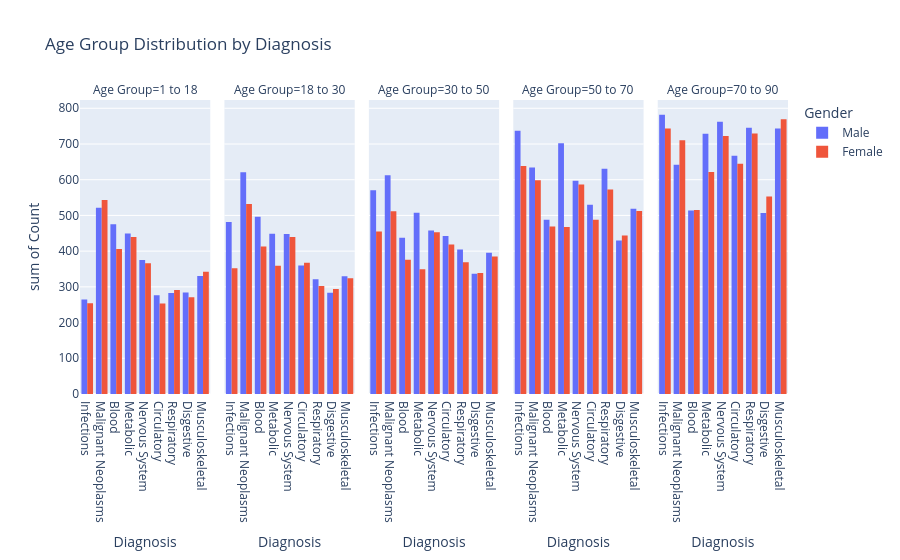

Notebook code cell kept with this figure:
### Code cell
selected_diseases = ['Infections', 'Malignant Neoplasms', 'Blood', 'Respiratory', 'Disgestive', 
                     'Musculoskeletal', 'Nervous System', 'Metabolic', 'Circulatory']
df_male_filtered = df_male[df_male['Diagnosis'].isin(selected_diseases)]
df_female_filtered = df_female[df_female['Diagnosis'].isin(selected_diseases)]



df_male_melted = pd.melt(df_male_filtered, id_vars=['Diagnosis'], value_vars=['1 to 18', '18 to 30', '30 to 50', '50 to 70', '70 to 90'], 
                         var_name='Age Group', value_name='Count')

df_female_melted = pd.melt(df_female_filtered, id_vars=['Diagnosis'], value_vars=['1 to 18', '18 to 30', '30 to 50', '50 to 70', '70 to 90'], 
                           var_name='Age Group', value_name='Count')

df_combined = pd.concat([df_male_melted.assign(Gender='Male'), df_female_melted.assign(Gender='Female')])


fig = px.histogram(df_combined, x='Diagnosis', y='Count', color='Gender', 
                   facet_col='Age Group', barmode='group',
                   title="Age Group Distribution by Diagnosis")

fig.show()

### Figure 1 — Plotly figure (JSON) as saved in the notebook; plotly's stock layout.template omitted (floating-point values rounded to 4 significant figures; data arrays with more than 128 entries replaced by an {"elided": "..."} marker saying what was removed)
{"data": [{"alignmentgroup": "True", "bingroup": "x", "histfunc": "sum", "hovertemplate": "Gender=Male<br>Age Group=1 to 18<br>Diagnosis=%{x}<br>sum of Count=%{y}<extra></extra>", "legendgroup": "Male", "marker": {"color": "#636efa", "pattern": {"shape": ""}}, "name": "Male", "offsetgroup": "Male", "orientation": "v", "showlegend": true, "type": "histogram", "x": {"elided": "720 str values"}, "xaxis": "x", "y": {"elided": "720 float values"}, "yaxis": "y"}, {"alignmentgroup": "True", "bingroup": "x", "histfunc": "sum", "hovertemplate": "Gender=Male<br>Age Group=18 to 30<br>Diagnosis=%{x}<br>sum of Count=%{y}<extra></extra>", "legendgroup": "Male", "marker": {"color": "#636efa", "pattern": {"shape": ""}}, "name": "Male", "offsetgroup": "Male", "orientation": "v", "showlegend": false, "type": "histogram", "x": {"elided": "720 str values"}, "xaxis": "x2", "y": {"elided": "720 float values"}, "yaxis": "y2"}, {"alignmentgroup": "True", "bingroup": "x", "histfunc": "sum", "hovertemplate": "Gender=Male<br>Age Group=30 to 50<br>Diagnosis=%{x}<br>sum of Count=%{y}<extra></extra>", "legendgroup": "Male", "marker": {"color": "#636efa", "pattern": {"shape": ""}}, "name": "Male", "offsetgroup": "Male", "orientation": "v", "showlegend": false, "type": "histogram", "x": {"elided": "720 str values"}, "xaxis": "x3", "y": {"elided": "720 float values"}, "yaxis": "y3"}, {"alignmentgroup": "True", "bingroup": "x", "histfunc": "sum", "hovertemplate": "Gender=Male<br>Age Group=50 to 70<br>Diagnosis=%{x}<br>sum of Count=%{y}<extra></extra>", "legendgroup": "Male", "marker": {"color": "#636efa", "pattern": {"shape": ""}}, "name": "Male", "offsetgroup": "Male", "orientation": "v", "showlegend": false, "type": "histogram", "x": {"elided": "720 str values"}, "xaxis": "x4", "y": {"elided": "720 float values"}, "yaxis": "y4"}, {"alignmentgroup": "True", "bingroup": "x", "histfunc": "sum", "hovertemplate": "Gender=Male<br>Age Group=70 to 90<br>Diagnosis=%{x}<br>sum of Count=%{y}<extra></extra>", "legendgroup": "Male", "marker": {"color": "#636efa", "pattern": {"shape": ""}}, "name": "Male", "offsetgroup": "Male", "orientation": "v", "showlegend": false, "type": "histogram", "x": {"elided": "720 str values"}, "xaxis": "x5", "y": {"elided": "720 float values"}, "yaxis": "y5"}, {"alignmentgroup": "True", "bingroup": "x", "histfunc": "sum", "hovertemplate": "Gender=Female<br>Age Group=1 to 18<br>Diagnosis=%{x}<br>sum of Count=%{y}<extra></extra>", "legendgroup": "Female", "marker": {"color": "#EF553B", "pattern": {"shape": ""}}, "name": "Female", "offsetgroup": "Female", "orientation": "v", "showlegend": true, "type": "histogram", "x": {"elided": "720 str values"}, "xaxis": "x", "y": {"elided": "720 float values"}, "yaxis": "y"}, {"alignmentgroup": "True", "bingroup": "x", "histfunc": "sum", "hovertemplate": "Gender=Female<br>Age Group=18 to 30<br>Diagnosis=%{x}<br>sum of Count=%{y}<extra></extra>", "legendgroup": "Female", "marker": {"color": "#EF553B", "pattern": {"shape": ""}}, "name": "Female", "offsetgroup": "Female", "orientation": "v", "showlegend": false, "type": "histogram", "x": {"elided": "720 str values"}, "xaxis": "x2", "y": {"elided": "720 float values"}, "yaxis": "y2"}, {"alignmentgroup": "True", "bingroup": "x", "histfunc": "sum", "hovertemplate": "Gender=Female<br>Age Group=30 to 50<br>Diagnosis=%{x}<br>sum of Count=%{y}<extra></extra>", "legendgroup": "Female", "marker": {"color": "#EF553B", "pattern": {"shape": ""}}, "name": "Female", "offsetgroup": "Female", "orientation": "v", "showlegend": false, "type": "histogram", "x": {"elided": "720 str values"}, "xaxis": "x3", "y": {"elided": "720 float values"}, "yaxis": "y3"}, {"alignmentgroup": "True", "bingroup": "x", "histfunc": "sum", "hovertemplate": "Gender=Female<br>Age Group=50 to 70<br>Diagnosis=%{x}<br>sum of Count=%{y}<extra></extra>", "legendgroup": "Female", "marker": {"color": "#EF553B", "pattern": {"shape": ""}}, "name": "Female", "offsetgroup": "Female", "orientation": "v", "showlegend": false, "type": "histogram", "x": {"elided": "720 str values"}, "xaxis": "x4", "y": {"elided": "720 float values"}, "yaxis": "y4"}, {"alignmentgroup": "True", "bingroup": "x", "histfunc": "sum", "hovertemplate": "Gender=Female<br>Age Group=70 to 90<br>Diagnosis=%{x}<br>sum of Count=%{y}<extra></extra>", "legendgroup": "Female", "marker": {"color": "#EF553B", "pattern": {"shape": ""}}, "name": "Female", "offsetgroup": "Female", "orientation": "v", "showlegend": false, "type": "histogram", "x": {"elided": "720 str values"}, "xaxis": "x5", "y": {"elided": "720 float values"}, "yaxis": "y5"}], "layout": {"annotations": [{"font": {}, "showarrow": false, "text": "Age Group=1 to 18", "x": 0.092, "xanchor": "center", "xref": "paper", "y": 1, "yanchor": "bottom", "yref": "paper"}, {"font": {}, "showarrow": false, "text": "Age Group=18 to 30", "x": 0.296, "xanchor": "center", "xref": "paper", "y": 1, "yanchor": "bottom", "yref": "paper"}, {"font": {}, "showarrow": false, "text": "Age Group=30 to 50", "x": 0.5, "xanchor": "center", "xref": "paper", "y": 1, "yanchor": "bottom", "yref": "paper"}, {"font": {}, "showarrow": false, "text": "Age Group=50 to 70", "x": 0.704, "xanchor": "center", "xref": "paper", "y": 1, "yanchor": "bottom", "yref": "paper"}, {"font": {}, "showarrow": false, "text": "Age Group=70 to 90", "x": 0.908, "xanchor": "center", "xref": "paper", "y": 1, "yanchor": "bottom", "yref": "paper"}], "barmode": "group", "legend": {"title": {"text": "Gender"}, "tracegroupgap": 0}, "title": {"text": "Age Group Distribution by Diagnosis"}, "xaxis": {"anchor": "y", "domain": [0, 0.184], "title": {"text": "Diagnosis"}}, "xaxis2": {"anchor": "y2", "domain": [0.204, 0.388], "matches": "x", "title": {"text": "Diagnosis"}}, "xaxis3": {"anchor": "y3", "domain": [0.408, 0.592], "matches": "x", "title": {"text": "Diagnosis"}}, "xaxis4": {"anchor": "y4", "domain": [0.612, 0.796], "matches": "x", "title": {"text": "Diagnosis"}}, "xaxis5": {"anchor": "y5", "domain": [0.816, 1], "matches": "x", "title": {"text": "Diagnosis"}}, "yaxis": {"anchor": "x", "domain": [0, 1], "title": {"text": "sum of Count"}}, "yaxis2": {"anchor": "x2", "domain": [0, 1], "matches": "y", "showticklabels": false}, "yaxis3": {"anchor": "x3", "domain": [0, 1], "matches": "y", "showticklabels": false}, "yaxis4": {"anchor": "x4", "domain": [0, 1], "matches": "y", "showticklabels": false}, "yaxis5": {"anchor": "x5", "domain": [0, 1], "matches": "y", "showticklabels": false}}}
